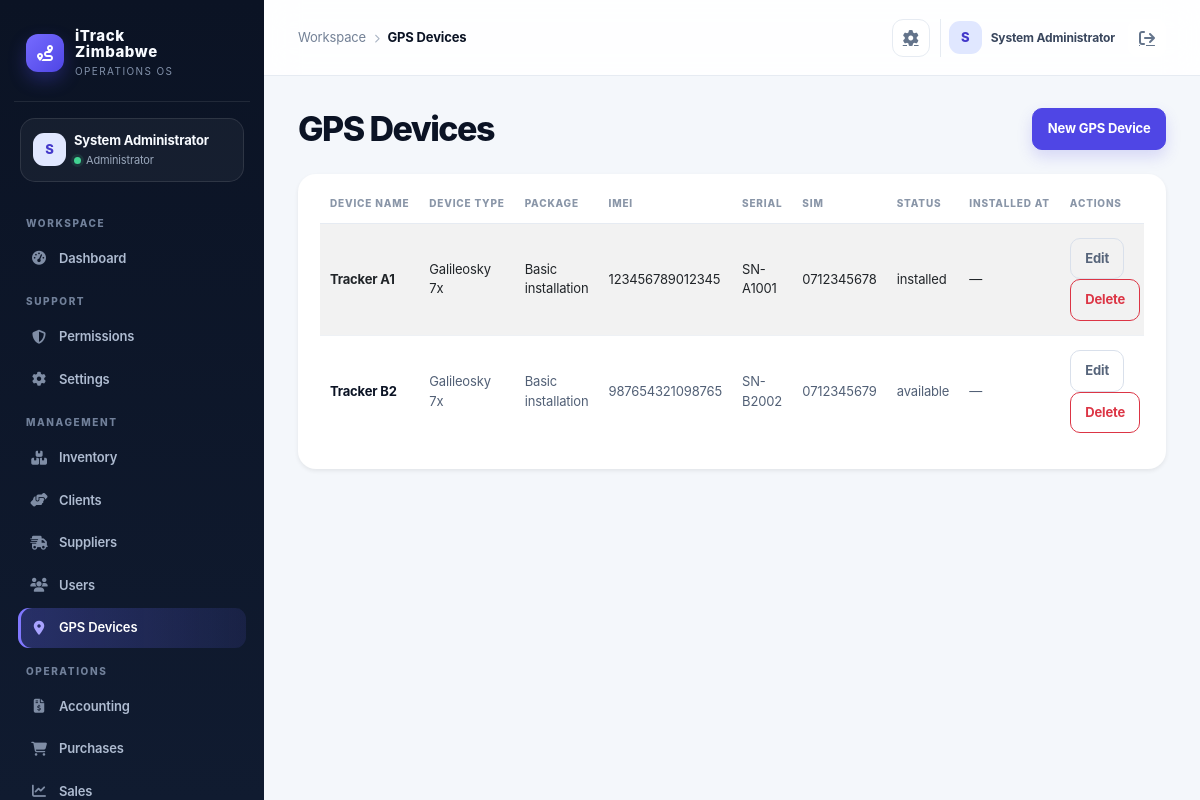
The app's page /index.php?controller=gps (signed in) with its own data.
### tables this page shows
CREATE TABLE IF NOT EXISTS gps_devices (
  id INT AUTO_INCREMENT PRIMARY KEY,
  device_name VARCHAR(150) NOT NULL,
  device_type VARCHAR(80) NOT NULL DEFAULT 'Galileosky 7x',
  package_type VARCHAR(100) NOT NULL DEFAULT 'Basic installation',
  imei VARCHAR(100) NOT NULL UNIQUE,
  serial VARCHAR(100),
  sim_number VARCHAR(50),
  status VARCHAR(50) NOT NULL DEFAULT 'available',
  installed_at DATETIME NULL,
  created_at TIMESTAMP DEFAULT CURRENT_TIMESTAMP
);

### app/controllers/GPSController.php (called while the page is built, shortened)
<?php
class GPSController extends Controller
{
    private GPSDevice $gpsModel;
    public function __construct()
    {
        $this->gpsModel = new GPSDevice();
    }
    public function index(): void
    {
        $this->view('gps/index', [
            'title' => 'GPS Devices',
            'devices' => $this->gpsModel->all(),
        ]);
    }
}

### public/index.php (called while the page is built, shortened)
<?php
$uri = $_SERVER['REQUEST_URI'] ?? '/';
$controllerKey = $_GET['controller'] ?? null;
$actionKey = $_GET['action'] ?? null;
$route = $controllerKey ? [
    'controller' => ucfirst($controllerKey) . 'Controller',
    'action' => $actionKey ?? 'index',
] : Router::route($uri);
$actionName = $route['action'];
$controller = new $controllerName();
$controller->$actionName();

### app/core/Model.php (called while the page is built, shortened)
<?php
require_once dirname(__DIR__) . '/config/database.php';
abstract class Model
{
    protected PDO $db;
    public function __construct()
    {
        $this->db = Database::getInstance();
    }
    protected function fetchAll(string $sql, array $params = []): array
    {
        $stmt = $this->db->prepare($sql);
        $stmt->execute($params);
        return $stmt->fetchAll();
    }
    protected function execute(string $sql, array $params = []): int
    {
        $stmt = $this->db->prepare($sql);
        $stmt->execute($params);
        return $stmt->rowCount();
    }
}

### app/config/env.php (called while the page is built, shortened)
<?php
function loadEnv(): array
{
    static $loaded = null;
    if ($loaded !== null) {
        return $loaded;
    }
    $loaded = [];
    $envPath = dirname(__DIR__, 2) . '/.env';
    if (!is_readable($envPath)) {
        return $loaded;
    }
    return $loaded;
}
function env(string $key, $default = null)
{
    $vars = loadEnv();
    $value = getenv($key);
    return $value !== false ? $value : $default;
}

### app/config/app.php (called while the page is built)
<?php
require_once __DIR__ . '/env.php';
return [
    'app_name' => env('APP_NAME', 'iTrack Zimbabwe'),
    'debug' => filter_var(env('APP_DEBUG', false), FILTER_VALIDATE_BOOLEAN),
    'base_url' => env('APP_BASE_URL', '/itrack-zimbabwe'),
    'db' => [
        'host' => env('DB_HOST', '127.0.0.1'),
        'port' => env('DB_PORT', '3306'),
        'name' => env('DB_NAME', 'itrack_zimbabwe'),
        'user' => env('DB_USER', 'root'),
        'pass' => env('DB_PASS', ''),
    ],
    'session_name' => env('SESSION_NAME', 'itrack_session'),
    'csrf_token_name' => env('CSRF_TOKEN_NAME', 'csrf_token'),
    'upload_dir' => env('UPLOAD_DIR', dirname(__DIR__, 1) . '/uploads'),
    'openrouter_api_key' => env('OPENROUTER_API_KEY', ''),
    'openrouter_model' => env('OPENROUTER_MODEL', 'openrouter/free'),
];

### app/config/database.php (called while the page is built, shortened)
<?php
require_once dirname(__DIR__) . '/config/app.php';
class Database
{
    private static ?PDO $instance = null;
    public static function getInstance(): PDO
    {
        if (self::$instance === null) {
            $config = require dirname(__DIR__) . '/config/app.php';
            $mysqlEnabled = extension_loaded('pdo_mysql');
            if ($mysqlEnabled) {
                try {
                    $dsn = sprintf('mysql:host=%s;port=%s;dbname=%s;charset=utf8mb4', $config['db']['host'], $config['db']['port'], $config['db']['name']);
                    self::$instance = new PDO($dsn, $config['db']['user'], $config['db']['pass'], [
                        PDO::ATTR_ERRMODE => PDO::ERRMODE_EXCEPTION,
                        PDO::ATTR_DEFAULT_FETCH_MODE => PDO::FETCH_ASSOC,
                        PDO::ATTR_EMULATE_PREPARES => false,
                    ]);
                } catch (PDOException $exception) {
                    self::$instance = self::createSqliteInstance($config);
                }
            } else {
                self::$instance = self::createSqliteInstance($config);
            }
        }
        return self::$instance;
    }
}

### app/models/GPSDevice.php (called while the page is built, shortened)
<?php
require_once dirname(__DIR__) . '/core/Model.php';
class GPSDevice extends Model
{
    public function all(): array
    {
        return $this->fetchAll('SELECT * FROM gps_devices ORDER BY device_name ASC');
    }
}

### app/views/gps/index.php (the view, shortened to what this page needs)
<div class="d-flex justify-content-between align-items-center mb-4">
    <h2 class="h4 mb-0">GPS Devices</h2>
    <a class="btn btn-primary" href="/index.php?controller=gps&action=create">New GPS Device</a>
</div>
<div class="card shadow-sm border-0">
    <div class="card-body">
        <div class="table-responsive">
            <table class="table table-striped align-middle">
                <thead>
                    <tr>
                        <th>Device Name</th>
                        <th>Device Type</th>
                        <th>Package</th>
                        <th>IMEI</th>
                        <th>Serial</th>
                        <th>SIM</th>
                        <th>Status</th>
                        <th>Installed At</th>
                        <th>Actions</th>
                    </tr>
                </thead>
                <tbody>
                    <?php foreach ($devices as $device): ?>
                        <tr>
                            <td><?= htmlspecialchars($device['device_name'] ?? '') ?></td>
                            <td><?= htmlspecialchars($device['device_type'] ?? '—') ?></td>
                            <td><?= htmlspecialchars($device['package_type'] ?? '—') ?></td>
                            <td><?= htmlspecialchars($device['imei'] ?? '') ?></td>
                            <td><?= htmlspecialchars($device['serial'] ?? '') ?></td>
                            <td><?= htmlspecialchars($device['sim_number'] ?? '') ?></td>
                            <td><?= htmlspecialchars($device['status'] ?? '') ?></td>
                            <td><?= htmlspecialchars($device['installed_at'] ?? '—') ?></td>
                            <td>
                                <a class="btn btn-sm btn-outline-secondary" href="/index.php?controller=gps&action=edit&id=<?= (int) ($device['id'] ?? 0) ?>">Edit</a>
                                <a class="btn btn-sm btn-outline-danger" href="/index.php?controller=gps&action=delete&id=<?= (int) ($device['id'] ?? 0) ?>" onclick="return confirm('Delete this device?')">Delete</a>
                            </td>
                        </tr>
                    <?php endforeach; ?>
                </tbody>
            </table>
        </div>
    </div>
</div>

### app/views/layouts/main.php (style rules this page uses)
:root { --ink:#0b1324; --ink-2:#111d33; --muted:#738096; --line:#e6ebf2; --canvas:#f4f7fb; --card:#fff; --brand:#4f46e5; --brand-2:#6d5dfc; --mint:#13b981; --amber:#f59e0b; --danger:#e25555; --shadow:0 16px 40px rgba(15,23,42,.06); }
* { box-sizing:border-box; }
body { background:var(--canvas); color:var(--ink); margin:0; font-family:Inter,ui-sans-serif,system-ui,-apple-system,"Segoe UI",sans-serif; letter-spacing:-.01em; }
a { color:inherit; }
main h2.h4 { font-size:clamp(25px,3vw,34px); font-weight:800; letter-spacing:-.045em; line-height:1.1; }
main > .d-flex.justify-content-between { margin-bottom:24px !important; }
.card { border:1px solid var(--line); border-radius:18px; background:var(--card); box-shadow:var(--shadow); }
.card .card-body { padding:22px; }
.btn { border-radius:10px; font-weight:700; font-size:13px; padding:.63rem .9rem; }
.btn-primary { background:var(--brand); border-color:var(--brand); box-shadow:0 7px 15px rgba(79,70,229,.18); }
.table { margin:0; font-size:13px; }
.table thead th { color:#8a96a8; border-bottom:1px solid var(--line); text-transform:uppercase; letter-spacing:.08em; font-size:10px; font-weight:800; padding:0 10px 12px; white-space:nowrap; }
.table tbody td { padding:14px 10px; border-color:#eef1f5; color:#526076; vertical-align:middle; }
.table tbody tr:last-child td { border-bottom:0; }
.table tbody td:first-child { color:var(--ink); font-weight:750; }
.table-striped>tbody>tr:nth-of-type(odd)>* { --bs-table-accent-bg:#fafbfe; color:inherit; }
.table-responsive { border-radius:12px; }
.btn-outline-secondary { color:#56647a; border-color:#d9e0eb; }

### records on screen
gps_devices: device_name "Tracker A1", device_type "Galileosky 7x", package_type "Basic installation", imei "123456789012345", serial "SN-A1001", sim_number "0712345678", status "installed", installed_at "—"
gps_devices: device_name "Tracker B2", device_type "Galileosky 7x", package_type "Basic installation", imei "987654321098765", serial "SN-B2002", sim_number "0712345679", status "available", installed_at "—"

### other values on screen
$initials "S"
$user['name'] "System Administrator"
$role "Administrator"
$group "WORKSPACE"
$item['label'] "Dashboard"
$group "SUPPORT"
$item['label'] "Permissions"
$item['label'] "Settings"
$group "MANAGEMENT"
$item['label'] "Inventory"
$item['label'] "Clients"
$item['label'] "Suppliers"
$item['label'] "Users"
$item['label'] "GPS Devices"
$group "OPERATIONS"
